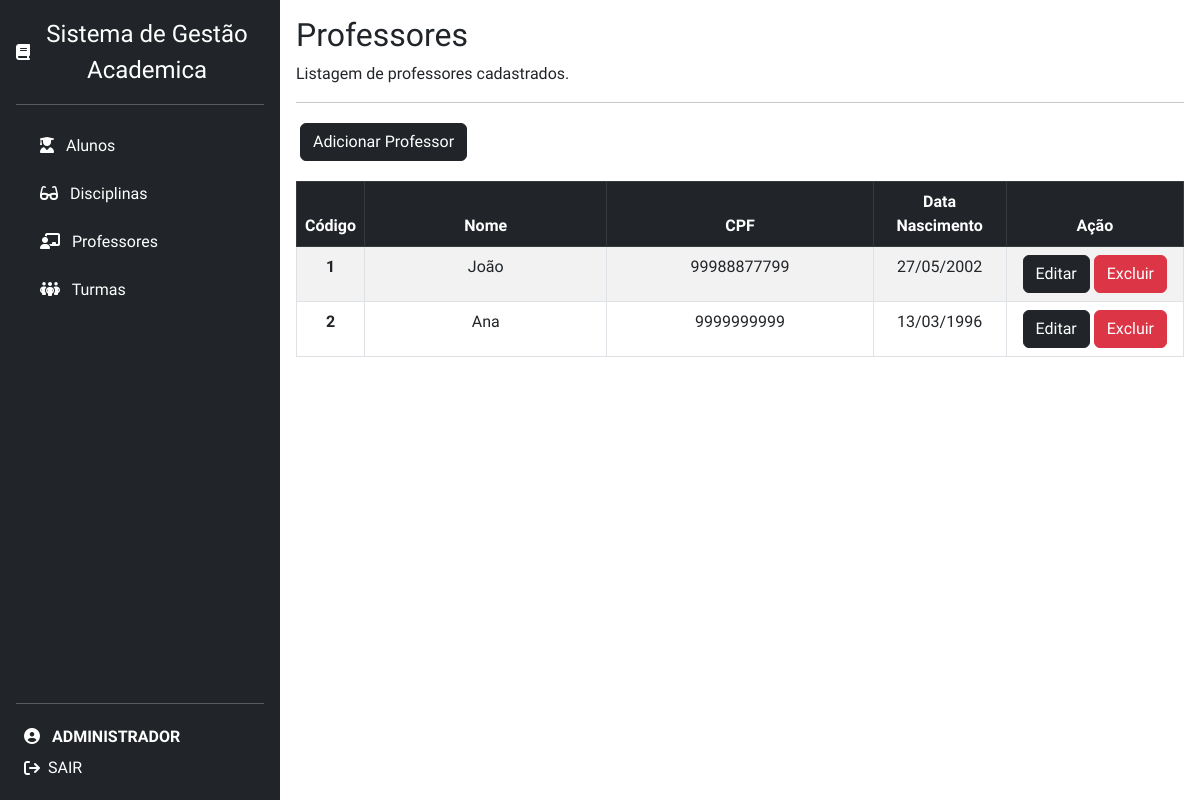
The page /professores.php (signed in) on the database its author committed.
### tables this page shows
CREATE TABLE IF NOT EXISTS `professor` (
  `codigo` INT(11) NOT NULL AUTO_INCREMENT,
  `nome` VARCHAR(45) NOT NULL,
  `cpf` VARCHAR(45) NOT NULL,
  `data_nasc` DATE NOT NULL,
  PRIMARY KEY (`codigo`));

### professores.php (the view, shortened to what this page needs)
<?php
require("sidemenu.php");
  require_once('connection.php');
  $mysql_query = "SELECT * FROM professor ORDER BY codigo";
  $result = $conn -> query($mysql_query);
?>
<div class="container p-3">
  <h2>Professores</h2>
  <p>Listagem de professores cadastrados.</p>
  <hr>
  <div class="float-right p-1">
    <a href="insert-professor.php"><button type="button" class="btn btn-dark mb-3">Adicionar Professor</button></a>
  </div>
  <table class="table table-striped table-bordered table-hover">
    <thead>
      <tr class="table-dark" style="text-align:center">
        <th scope="col" style="width: 5%;">Código</th>
        <th scope="col">Nome</th>
        <th scope="col" style="width: 30%;">CPF</th>
        <th scope="col" style="width: 15%;">Data Nascimento</th>
        <th scope="col" style="width: 20%;">Ação</th>
      </tr>
    </thead>
    <tbody>
      <?php while($data = mysqli_fetch_array($result)) { ?>
      <tr>
        <th scope="row" style="text-align:center"><?php echo $data['codigo']; ?></th>
        <td style="text-align:center"><?php echo $data['nome']; ?></td>
        <td style="text-align:center"><?php echo $data['cpf']; ?></td>
        <td style="text-align:center"><?php echo date('d/m/Y', strtotime($data['data_nasc'])); ?></td>
        <td style="text-align:center">
          <a href="update-professor.php?codigo=<?php echo $data['codigo']; ?>">
            <button type="button" class="btn btn-dark">Editar</button></a>
          <a href="delete-professor.php?codigo=<?php echo $data['codigo']; ?>">
            <button type="button" class="btn btn-danger">Excluir</button></a>
        </td>
      </tr>
      <?php } ?>
    </tbody>
  </table>
</div>

### CSS/style.css (style rules this page uses)
body { font-family: Ubuntu, sans-serif !important; margin: 0 auto; padding: 0px; height: 100vh; }

### rows shown on the page
professor: codigo "1", nome "João", cpf "99988877799", data_nasc "27/05/2002"
professor: codigo "2", nome "Ana", cpf "9999999999", data_nasc "13/03/1996"

### other values the page prints
$_SESSION['username'] "ADMINISTRADOR"
